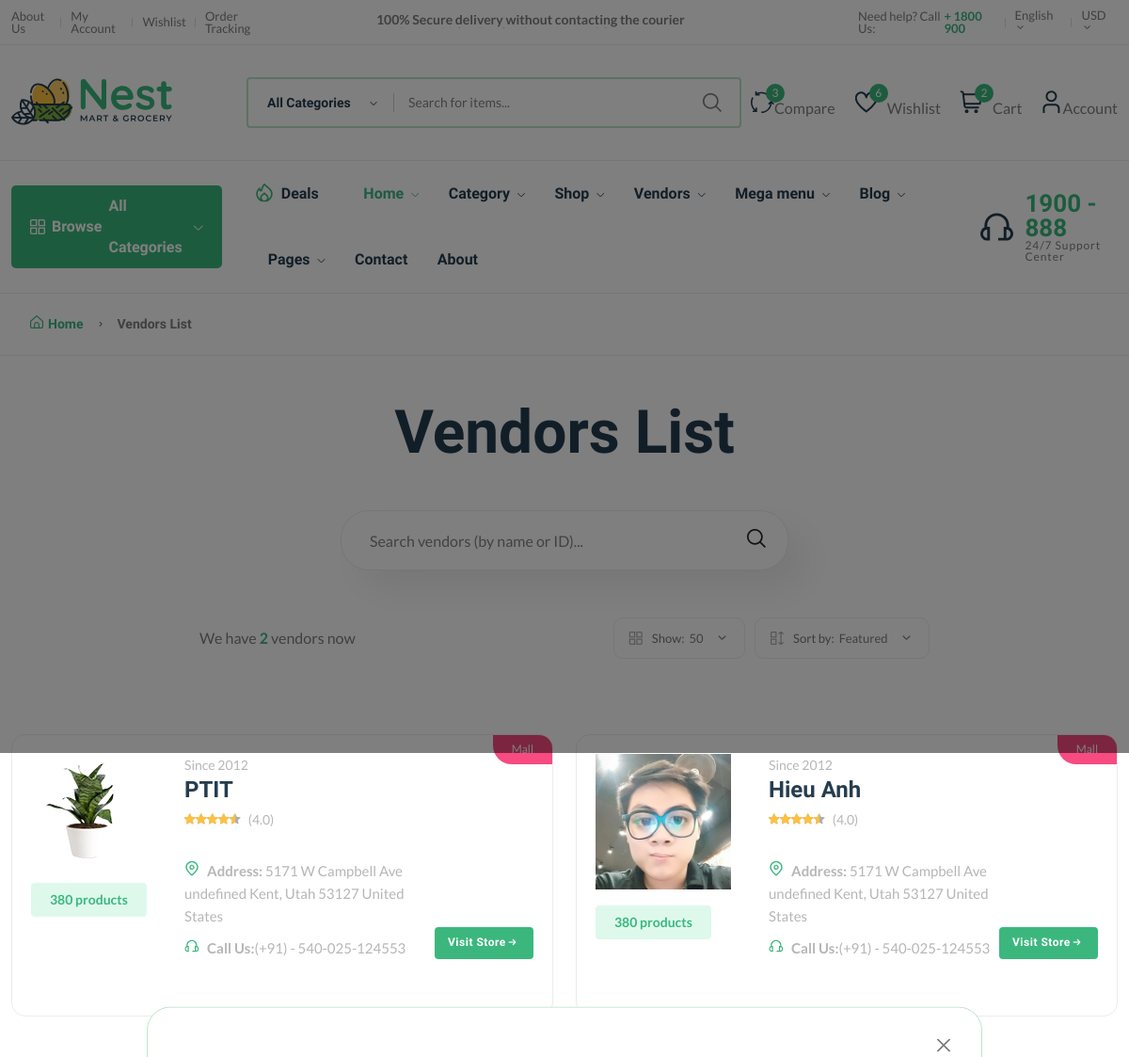
The app's page /vendors/ (upper part), older data.
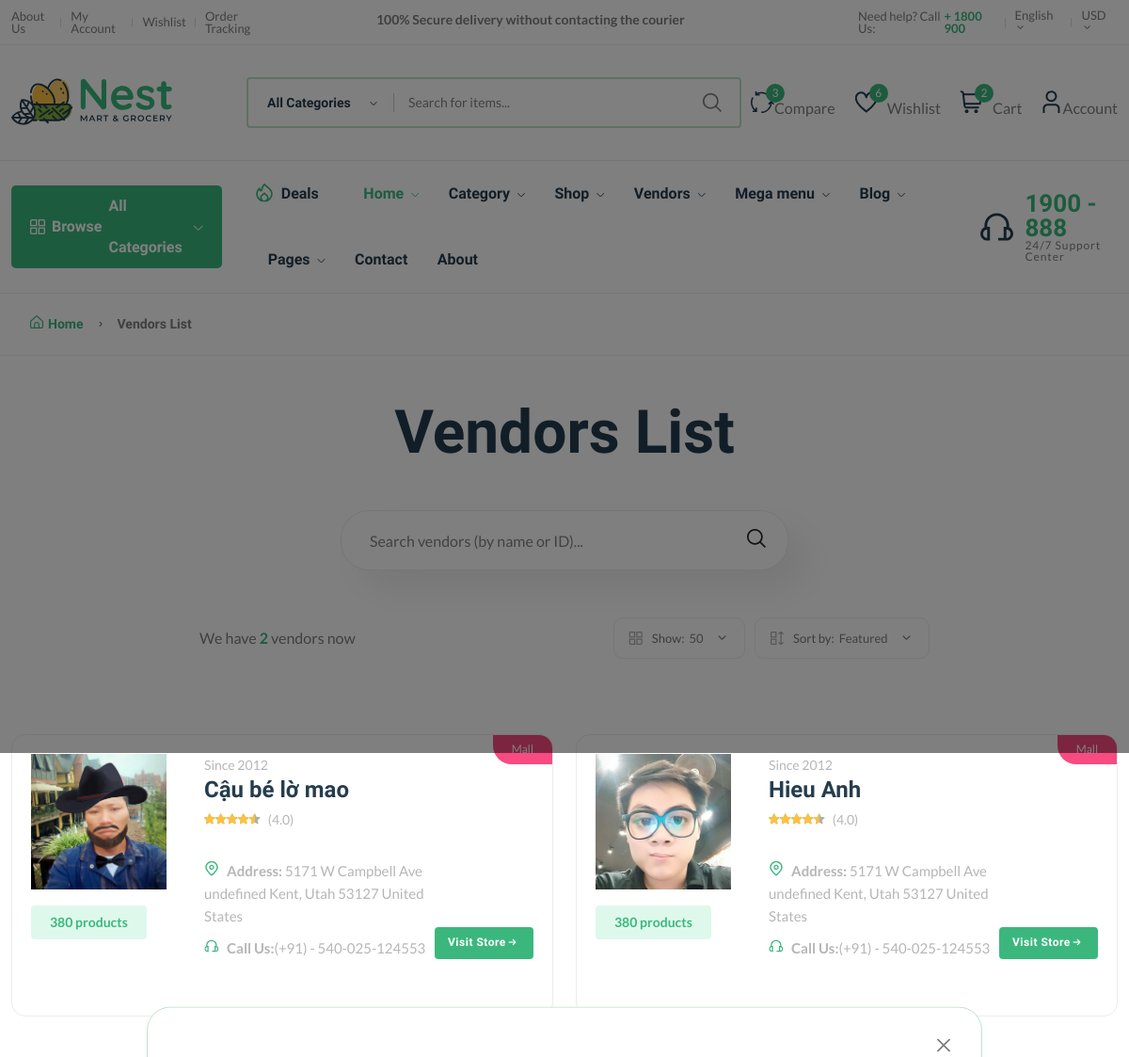
The same page, newer data.
### core/models.py (models this page shows, shortened)
class Vendor(models.Model):
    vid = ShortUUIDField(unique=True, length=10, max_length=20, prefix='ven',
                         alphabet="abcdefgh12345")
    title = models.CharField(max_length=100)
    image = models.ImageField(upload_to=user_directory_path)
    description = models.TextField(null=True, blank=True)
    address = models.CharField(max_length=100, default='123 Street')
    contact = models.CharField(max_length=100, default='0123456789')
    chat_resp_time = models.CharField(max_length=100, default='100')
    shipping_on_time = models.CharField(max_length=100, default='100')
    authentic_rating = models.CharField(max_length=100, default='100')
    days_return = models.CharField(max_length=100, default='100')
    warranty_period = models.CharField(max_length=100, default='100')
    user = models.ForeignKey(User, on_delete=models.SET_NULL, null=True)
    class Meta:
        verbose_name_plural = 'Vendors'

### core/views.py (the view)
# urls.py: path("vendors/", vendor_list_view, name="vendor_list"),
def vendor_list_view(request):
    vendors = Vendor.objects.all()
    context = {
        'vendors': vendors
    }
    return render(request, "core/vendor_list.html", context)

### core/context_processor.py (called while the page is built)
def default(request):
    categories = Category.objects.all()
    return {
        'categories': categories,
    }

### templates/core/vendor_list.html (shortened to what this page needs)
{% extends 'partials/base.html' %}
{%  load static %}
{% block content %}
    <main class="main pages mb-80">
        <div class="page-header breadcrumb-wrap">
            <div class="container">
                <div class="breadcrumb">
                    <a href="{% url 'core:index' %}" rel="nofollow"><i class="fi-rs-home mr-5"></i>Home</a>
                    <span></span> Vendors List
                </div>
            </div>
        </div>
        <div class="page-content pt-50">
            <div class="container">
                <div class="archive-header-2 text-center">
                    <h1 class="display-2 mb-50">Vendors List</h1>
                    <div class="row">
                        <div class="col-lg-5 mx-auto">
                            <div class="sidebar-widget-2 widget_search mb-50">
                                <div class="search-form">
                                    <form action="#">
                                        <input type="text" placeholder="Search vendors (by name or ID)..." />
                                        <button type="submit"><i class="fi-rs-search"></i></button>
                                    </form>
                                </div>
                            </div>
                        </div>
                    </div>
                </div>
                <div class="row mb-50">
                    <div class="col-12 col-lg-8 mx-auto">
                        <div class="shop-product-fillter">
                            <div class="totall-product">
                                <p>We have <strong class="text-brand">{{ vendors.count }}</strong> vendor{{ vendors.count| pluralize }} now</p>
                            </div>
                            <div class="sort-by-product-area">
                                <div class="sort-by-cover mr-10">
                                    <div class="sort-by-product-wrap">
                                        <div class="sort-by">
                                            <span><i class="fi-rs-apps"></i>Show:</span>
                                        </div>
                                        <div class="sort-by-dropdown-wrap">
                                            <span> 50 <i class="fi-rs-angle-small-down"></i></span>
                                        </div>
                                    </div>
                                </div>
                                <div class="sort-by-cover">
                                    <div class="sort-by-product-wrap">
                                        <div class="sort-by">
                                            <span><i class="fi-rs-apps-sort"></i>Sort by:</span>
                                        </div>
                                        <div class="sort-by-dropdown-wrap">
                                            <span> Featured <i class="fi-rs-angle-small-down"></i></span>
                                        </div>
                                    </div>
                                </div>
                            </div>
                        </div>
                    </div>
                </div>
                <div class="row vendor-grid">
                    {% for v in vendors %}
                    <div class="col-lg-6 col-md-6 col-12 col-sm-6">
                        <div class="vendor-wrap style-2 mb-40">
                            <div class="product-badges product-badges-position product-badges-mrg">
                                <span class="hot">Mall</span>
                            </div>
                            <div class="vendor-img-action-wrap">
                                <div class="vendor-img">
                                    <a href="vendor-details-1.html">
                                        <img class="default-img" src="{{ v.image.url }}" alt="" />
                                    </a>
                                </div>
                                <div class="mt-10">
                                    <span class="font-small total-product">380 products</span>
                                </div>
                            </div>
                            <div class="vendor-content-wrap">
                                <div class="mb-30">
                                    <div class="product-category">
                                        <span class="text-muted">Since 2012</span>
                                    </div>
                                    <h4 class="mb-5"><a href="vendor-details-1.html">{{ v.title }}</a></h4>
                                    <div class="product-rate-cover">
                                        <div class="product-rate d-inline-block">
                                            <div class="product-rating" style="width: 90%"></div>
                                        </div>
                                        <span class="font-small ml-5 text-muted"> (4.0)</span>
                                    </div>
                                    <div class="vendor-info d-flex justify-content-between align-items-end mt-30">
                                        <ul class="contact-infor text-muted">
                                            <li><img src="{% static 'assets/imgs/theme/icons/icon-location.svg' %}" alt="" /><strong>Address: </strong> <span>5171 W Campbell Ave undefined Kent, Utah 53127 United States</span></li>
                                            <li><img src="{% static 'assets/imgs/theme/icons/icon-contact.svg' %}" alt="" /><strong>Call Us:</strong><span>(+91) - 540-025-124553</span></li>
                                        </ul>
                                        <a href="vendor-details-1.html" class="btn btn-xs">Visit Store <i class="fi-rs-arrow-small-right"></i></a>
                                    </div>
                                </div>
                            </div>
                        </div>
                    </div>
                    {% endfor %}
                </div>
            </div>
        </div>
    </main>
{% endblock content %}

### templates/partials/base.html (shortened to what this page needs)
{% load static %}
<!DOCTYPE html>
<html class="no-js" lang="en">
<head>
    <link rel="stylesheet" href="{% static 'assets/css/plugins/animate.min.css' %}" />
    <link rel="stylesheet" href="{% static 'assets/css/main.css' %}" />
</head>
<body>
    <div class="modal fade custom-modal" id="onloadModal" tabindex="-1" aria-labelledby="onloadModalLabel" aria-hidden="true">
        <div class="modal-dialog">
            <div class="modal-content">
                <button type="button" class="btn-close" data-bs-dismiss="modal" aria-label="Close"></button>
                <div class="modal-body">
                </div>
            </div>
        </div>
    </div>
    <header class="header-area header-style-1 header-height-2">
        <div class="header-top header-top-ptb-1 d-none d-lg-block">
            <div class="container">
                <div class="row align-items-center">
                    <div class="col-xl-3 col-lg-4">
                        <div class="header-info">
                            <ul>
                                <li><a href="page-about.htlm">About Us</a></li>
                                <li><a href="page-account.html">My Account</a></li>
                                <li><a href="shop-wishlist.html">Wishlist</a></li>
                                <li><a href="shop-order.html">Order Tracking</a></li>
                            </ul>
                        </div>
                    </div>
                    <div class="col-xl-6 col-lg-4">
                        <div class="text-center">
                            <div id="news-flash" class="d-inline-block">
                                <ul>
                                    <li>100% Secure delivery without contacting the courier</li>
                                </ul>
                            </div>
                        </div>
                    </div>
                    <div class="col-xl-3 col-lg-4">
                        <div class="header-info header-info-right">
                            <ul>
                                <li>Need help? Call Us: <strong class="text-brand"> + 1800 900</strong></li>
                                <li>
                                    <a class="language-dropdown-active" href="#">English <i class="fi-rs-angle-small-down"></i></a>
                                </li>
                                <li>
                                    <a class="language-dropdown-active" href="#">USD <i class="fi-rs-angle-small-down"></i></a>
                                </li>
                            </ul>
                        </div>
                    </div>
                </div>
            </div>
        </div>
        <div class="header-middle header-middle-ptb-1 d-none d-lg-block">
            <div class="container">
                <div class="header-wrap">
                    <div class="logo logo-width-1">
                        <a href="{% url 'core:index' %}"><img src="{% static 'assets/imgs/theme/logo.svg' %}" alt="logo" /></a>
                    </div>
                    <div class="header-right">
                        <div class="search-style-2">
                            <form action="#">
                                <input type="text" placeholder="Search for items..." />
                            </form>
                        </div>
                        <div class="header-action-right">
                            <div class="header-action-2">
                                <div class="header-action-icon-2">
                                    <a href="shop-compare.html">
                                        <img class="svgInject" alt="Nest" src="{% static 'assets/imgs/theme/icons/icon-compare.svg' %}" />
                                        <span class="pro-count blue">3</span>
                                    </a>
                                    <a href="shop-compare.html"><span class="lable ml-0">Compare</span></a>
                                </div>
                                <div class="header-action-icon-2">
                                    <a href="shop-wishlist.html">
                                        <img class="svgInject" alt="Nest" src="{% static 'assets/imgs/theme/icons/icon-heart.svg' %}" />
                                        <span class="pro-count blue">6</span>
                                    </a>
                                    <a href="shop-wishlist.html"><span class="lable">Wishlist</span></a>
                                </div>
                                <div class="header-action-icon-2">
                                    <a class="mini-cart-icon" href="shop-cart.html">
                                        <img alt="Nest" src="{% static 'assets/imgs/theme/icons/icon-cart.svg' %}" />
                                        <span class="pro-count blue">2</span>
                                    </a>
                                    <a href="shop-cart.html"><span class="lable">Cart</span></a>
                                </div>
                                <div class="header-action-icon-2">
                                    <a href="page-account.html">
                                        <img class="svgInject" alt="Nest" src="{% static 'assets/imgs/theme/icons/icon-user.svg' %}" />
                                    </a>
                                    <a href="page-account.html"><span class="lable ml-0">Account</span></a>
                                </div>
                            </div>
                        </div>
                    </div>
                </div>
            </div>
        </div>
        <div class="header-bottom header-bottom-bg-color sticky-bar">
            <div class="container">
                <div class="header-wrap header-space-between position-relative">
                    <div class="header-nav d-none d-lg-flex">
                        <div class="main-categori-wrap d-none d-lg-block">
                            <a class="categories-button-active" href="#">
                                <span class="fi-rs-apps"></span> <span class="et">Browse</span> All Categories
                                <i class="fi-rs-angle-down"></i>
                            </a>
                        </div>
                        <div class="main-menu main-menu-padding-1 main-menu-lh-2 d-none d-lg-block font-heading">
                            <nav>
                                <ul>
                                    <li class="hot-deals"><img src="{% static 'assets/imgs/theme/icons/icon-hot.svg' %}" alt="hot deals" /><a href="shop-grid-right.html">Deals</a></li>
                                    <li>
                                        <a class="active" href="{% url 'core:index' %}">Home <i class="fi-rs-angle-down"></i></a>
                                    </li>
                                    <li>
                                        <a>Category <i class="fi-rs-angle-down"></i></a>
                                    </li>
                                    <li>
                                        <a href="shop-grid-right.html">Shop <i class="fi-rs-angle-down"></i></a>
                                    </li>
                                    <li>
                                        <a href="#">Vendors <i class="fi-rs-angle-down"></i></a>
                                    </li>
                                    <li class="position-static">
                                        <a href="#">Mega menu <i class="fi-rs-angle-down"></i></a>
                                    </li>
                                    <li>
                                        <a href="blog-category-grid.html">Blog <i class="fi-rs-angle-down"></i></a>
                                    </li>
                                    <li>
                                        <a href="#">Pages <i class="fi-rs-angle-down"></i></a>
                                    </li>
                                    <li>
                                        <a href="page-contact.html">Contact</a>
                                    </li>
                                    <li>
                                        <a href="page-about.html">About</a>
                                    </li>
                                </ul>
                            </nav>
                        </div>
                    </div>
                    <div class="hotline d-none d-lg-flex">
                        <img src="{% static 'assets/imgs/theme/icons/icon-headphone.svg' %}" alt="hotline" />
                        <p>1900 - 888<span>24/7 Support Center</span></p>
                    </div>
                </div>
            </div>
        </div>
    </header>
    {% block content %}
    {% endblock content %}
</body>
</html>

Row changes from the older to the newer data that the page shows:
changed Vendor: image: a different picture; title "PTIT" → "Cậu bé lờ mao"
